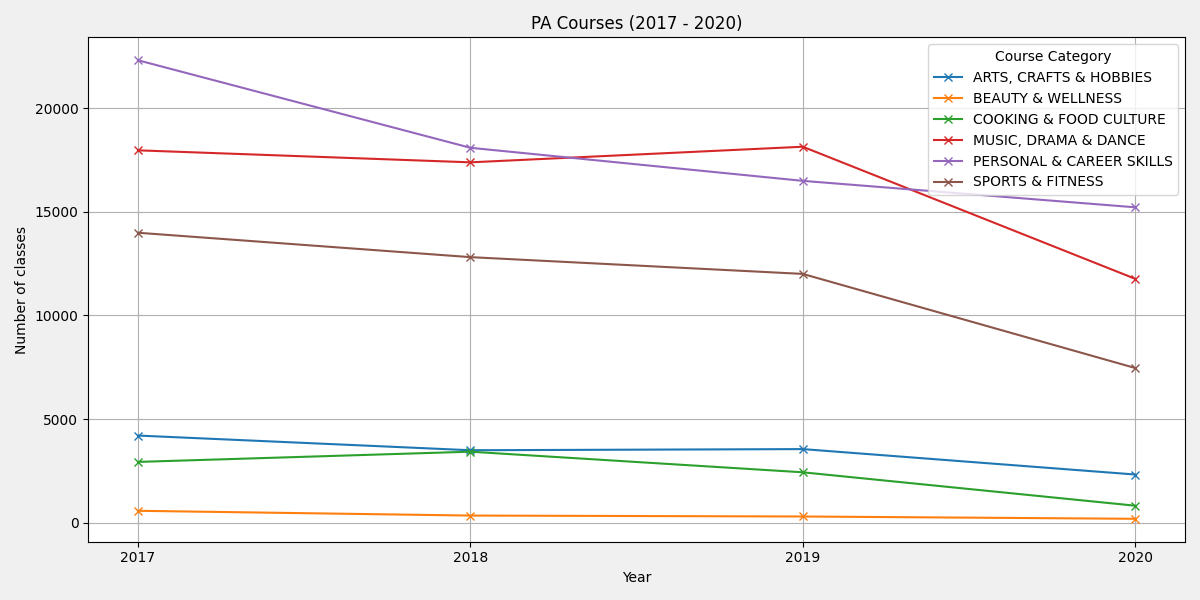

Python code for this plot:
from matplotlib import pyplot as plt
import requests
import pandas as pd

dataset_id = "d_80ece7b4cf25e843592ef0431f96f6e2"
url = "https://data.gov.sg/api/action/datastore_search?resource_id=" + dataset_id
response = requests.get(url)
data = response.json()
records = data["result"]["records"]
df = pd.DataFrame(records)
df["year"] = pd.to_numeric(df["year"])
df["no_of_classes"] = pd.to_numeric(df["no_of_classes"])
df["course_category"] = df["course_category"].replace({
    'ARTS, CRAFTS & HOBBIES"': 'ARTS, CRAFTS & HOBBIES'
}) # There is an erroneous double quote in the data

pivot_df = df.pivot(index="year", columns="course_category", values="no_of_classes")
labels = [str(int(year)) for year in pivot_df.index]

ax = pivot_df.plot(kind="line", marker="x", figsize=(12, 6))
plt.title("PA Courses (2017 - 2020)")
plt.xlabel("Year")
plt.ylabel("Number of classes")
plt.grid(True)
plt.legend(title="Course Category")
plt.xticks(ticks=pivot_df.index, labels=labels)
plt.tight_layout()
plt.style.use("fivethirtyeight")
plt.savefig("C:/OtherProjects/Data-Analysis-Projects/Social/PA Courses (2017 - 2020)/Index.png")
plt.show()